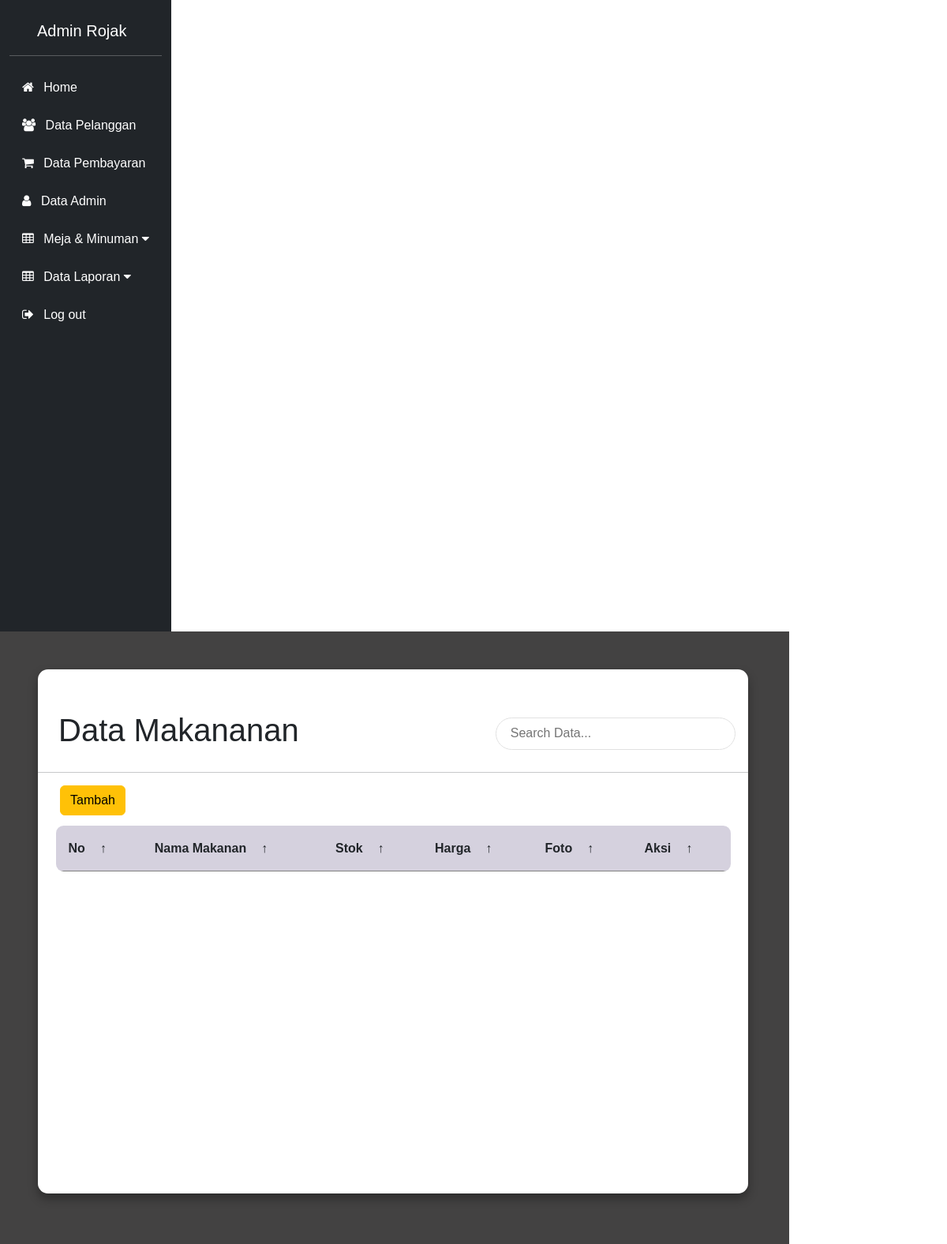
/admin/makan.php (signed in), run on an earlier commit of the app's database.
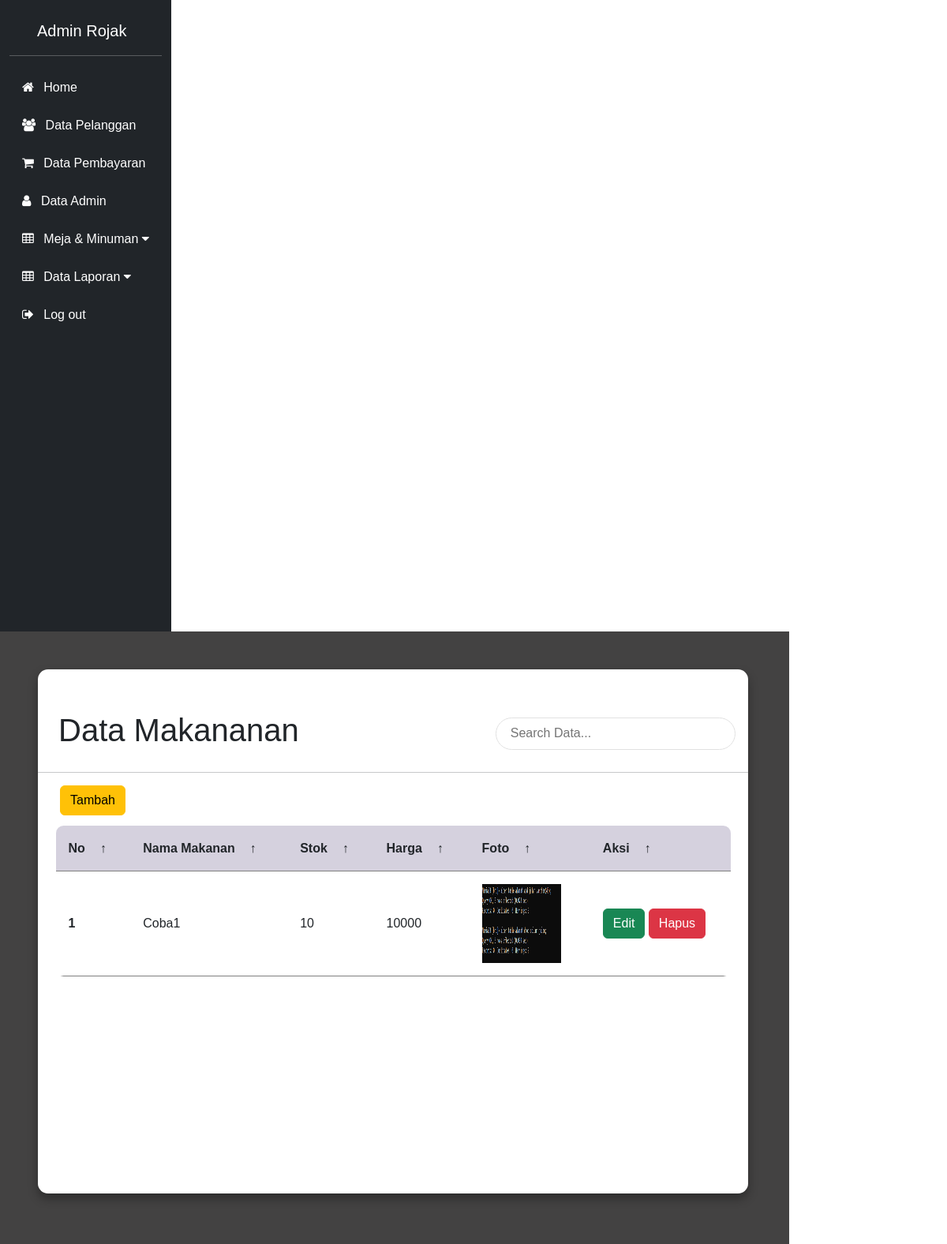
And on a later commit of the database.
### tables this page shows
CREATE TABLE `makanan` (
  `idmakanan` int(11) NOT NULL,
  `nm` varchar(35) NOT NULL,
  `stok` text NOT NULL,
  `harga` int(11) NOT NULL,
  `foto` text NOT NULL
);

### functions.php (called while the page is built, shortened)
<?php
$conn = mysqli_connect("localhost", "root", "", "db_futsal");
function query($query)
{
  global $conn;
  $result = mysqli_query($conn, $query);
  $rows = [];
  while ($row = mysqli_fetch_assoc($result)) {
    $rows[] = $row;
  }
  return $rows;
}
 ?>

### admin/makan.php (the view, shortened to what this page needs)
<?php
require "../functions.php";
$makanan = query("SELECT * FROM makanan");
?>
<!DOCTYPE html>
<html lang="en">
<head>
  <link rel="stylesheet" href="../table.css">
  <link rel="stylesheet" href="https://cdnjs.cloudflare.com/ajax/libs/font-awesome/4.7.0/css/font-awesome.min.css">
  <link href="https://cdn.jsdelivr.net/npm/bootstrap@5.3.0-alpha1/dist/css/bootstrap.min.css" rel="stylesheet">
</head>
<body>
  <div class="container-fluid">
    <div class="row">
      <div class="d-flex flex-column justify-content-between col-auto bg-dark min-vh-100" id="bgg">
        <div class="mt-4">
          <a class="text-white d-none d-sm-inline text-decoration-none d-flex align-item-center " style="margin-left: 35px;" role="button">
            <span class="fs-5"><?= $_SESSION["username"]; ?></span>
          </a>
          <hr class="text-white d-none d-sm-block" />
          <ul class="nav nav-pills flex-column mt-10 mt-sm-0 " id="#menu">
            <li class="nav-item my-sm-1 my-2">
              <a href="home.php" class="nav-link text-white text-center text-sm-start" aria-current="page">
                <i class="fa fa-home"></i>
                <span class="ms-2 d-none d-sm-inline">Home</span>
              </a>
            </li>
            <li class="nav-item my-sm-1 my-2">
              <a href="member.php" class="nav-link text-white text-center text-sm-start" aria-current="page">
                <i class="fa fa-users"></i>
                <span class="ms-2 d-none d-sm-inline">Data Pelanggan</span>
              </a>
            </li>
            <li class="nav-item my-sm-1 my-2">
              <a href="pesan.php" class="nav-link text-white text-center text-sm-start" aria-current="page">
                <i class="fa fa-shopping-cart"></i>
                <span class="ms-2 d-none d-sm-inline">Data Pembayaran</span>
              </a>
            </li>
            <li class="nav-item my-sm-1 my-2">
              <a href="admin.php" class="nav-link text-white text-center text-sm-start" aria-current="page">
                <i class="fa fa-user"></i>
                <span class="ms-2 d-none d-sm-inline">Data Admin</span>
              </a>
            </li>
            <li class="nav-item my-sm-1 my-2">
              <a href="#sidemenu" data-bs-toggle="collapse" class="nav-link text-white text-center text-sm-start" aria-current="page">
                <i class="fa fa-table"></i>
                <span class="ms-2 d-none d-sm-inline">Meja & Minuman</span>
                <i class="fa fa-caret-down"></i>
              </a>
            </li>
            <li class="nav-item my-sm-1 my-2">
              <a href="#sidemenup" data-bs-toggle="collapse" class="nav-link text-white text-center text-sm-start" aria-current="page">
                <i class="fa fa-table"></i>
                <span class="ms-2 d-none d-sm-inline">Data Laporan</span>
                <i class="fa fa-caret-down"></i>
              </a>
            </li>
            <li class="nav-item my-sm-1 my-2">
              <a href="../logout.php" class="nav-link text-white text-center text-sm-start" aria-current="page">
                <i class="fa fa-sign-out"></i>
                <span class="ms-2 d-none d-sm-inline">Log out</span>
              </a>
            </li>
          </ul>
        </div>
      </div>
      <div class="col-10 p-5" id="bg">
        <main class="table">
          <section class="table__header mt-5">
            <h1 style="margin-left:10px;">Data Makananan</h1>
            <div class="input-group">
              <input type="search" placeholder="Search Data...">
            </div>
          </section>
          <hr>
          <button class="btn btn-inti btn btn-warning" style="margin-left: 28px;" data-bs-toggle="modal" data-bs-target="#tambahModal1">Tambah</button>
          <section class="table__body">
            <table>
              <thead>
                <tr>
                  <th> No <span class="icon-arrow">&UpArrow;</span></th>
                  <th> Nama Makanan <span class="icon-arrow">&UpArrow;</span></th>
                  <th> Stok <span class="icon-arrow">&UpArrow;</span></th>
                  <th> Harga <span class="icon-arrow">&UpArrow;</span></th>
                  <th> Foto <span class="icon-arrow">&UpArrow;</span></th>
                  <th> aksi <span class="icon-arrow">&UpArrow;</span></th>
                </tr>
              </thead>
              <tbody>
                <?php $i = 1; ?>
                <?php foreach ($makanan as $row) : ?>
                  <tr>
                    <th scope="row"><?= $i++; ?></th>
                    <td><?= $row["nm"]; ?></td>
                    <td><?= $row["stok"]; ?></td>
                    <td><?= $row["harga"]; ?></td>
                    <td><img src="../img/<?= $row["foto"]; ?>" id="imglap" width="100" height="100"></td>
                    <td>
                      <button class="btn btn-inti btn btn-success" data-bs-toggle="modal" data-bs-target="#editModal<?= $row["idmakanan"]; ?>">Edit</button>
                      <a href="./controller/hapusMkn.php?id=<?= $row["idmakanan"]; ?>" class="btn btn-danger">Hapus</a>
                    </td>
                  </tr>
                <?php endforeach; ?>
              </tbody>
          </section>
        </main>
      </div>
</body>
</html>

### table.css (style rules this page uses)
* { margin: 0; padding: 0; box-sizing: border-box; font-family: sans-serif; }
#bgg { background-color: #222222; }
#bg { background-color: #434242; }
body { min-height: 100vh; background: url(images/html_table.jpg) center / cover; display: flex; justify-content: center; align-items: center; }
main.table { width: 75vw; height: 83vh; background-color: rgba(255, 255, 255); backdrop-filter: blur(0px); box-shadow: 0 .4rem .8rem #0005; border-radius: .8rem; overflow: hidden; }
.table__header { width: 100%; height: 10%; background-color: #fff4; padding: .8rem 1rem; display: flex; justify-content: space-between; align-items: center; }
.table__header .input-group { width: 35%; height: 100%; background-color: #fff1; padding: 0 .8rem; border-radius: 2rem; border: 1px solid #e1e1e1; display: flex; justify-content: center; align-items: center; transition: .2s; }
.table__header .input-group input { width: 100%; padding: 0 .5rem 0 .3rem; background-color: transparent; border: none; outline: none; }
.table__body { width: 95%; max-height: calc(70% - 1.6rem); background-color: #fffb; margin: .8rem auto; border-radius: .6rem; overflow-y: auto; }
table { width: 100%; }
td img { width: 36px; height: 36px; margin-right: .5rem; border-radius: 50%; vertical-align: middle; }
table, th, td { border-collapse: collapse; padding: 1rem; text-align: left; }
thead th { position: sticky; top: 0; left: 0; background-color: #d5d1defe; cursor: pointer; text-transform: capitalize; }
tbody tr { --delay: .1s; transition: .5s ease-in-out var(--delay), background-color 0s; }
tbody tr td, tbody tr td p, tbody tr td img { transition: .2s ease-in-out; }
thead th span.icon-arrow { display: inline-block; width: 1.3rem; height: 1.3rem; border-radius: 50%; border: 1.4px solid transparent; text-align: center; font-size: 1rem; margin-left: .5rem; transition: .2s ease-in-out; }
#imglap { width: 100px !important; height: 100px !important; border-radius: 0% !important; }
hr { width: 100%; }

What changed in the data, as far as the page shows it:
added makanan: nm "Coba1", stok "10", harga "10000", foto (picture)
